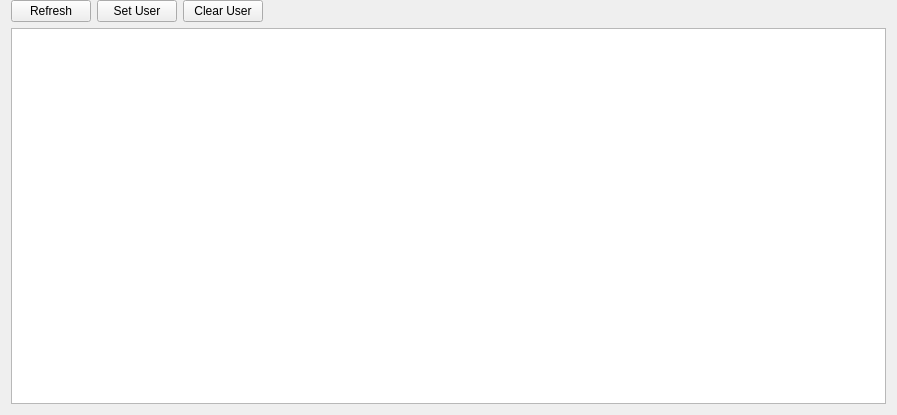
<?xml version="1.0" encoding="UTF-8"?>
<ui version="4.0">
 <class>NeighborHostStackPage</class>
 <widget class="QWidget" name="NeighborHostStackPage">
  <property name="geometry">
   <rect>
    <x>0</x>
    <y>0</y>
    <width>897</width>
    <height>415</height>
   </rect>
  </property>
  <property name="windowTitle">
   <string>Form</string>
  </property>
  <layout class="QVBoxLayout" name="verticalLayout_2">
   <property name="topMargin">
    <number>0</number>
   </property>
   <item>
    <layout class="QVBoxLayout" name="verticalLayout" stretch="0,0">
     <item>
      <layout class="QHBoxLayout" name="horizontalLayout">
       <item>
        <widget class="QPushButton" name="btnRefresh">
         <property name="text">
          <string>Refresh</string>
         </property>
        </widget>
       </item>
       <item>
        <widget class="QPushButton" name="btnSetUser">
         <property name="text">
          <string>Set User</string>
         </property>
        </widget>
       </item>
       <item>
        <widget class="QPushButton" name="btnClearUser">
         <property name="text">
          <string>Clear User</string>
         </property>
        </widget>
       </item>
       <item>
        <spacer name="horizontalSpacer">
         <property name="orientation">
          <enum>Qt::Horizontal</enum>
         </property>
         <property name="sizeHint" stdset="0">
          <size>
           <width>40</width>
           <height>20</height>
          </size>
         </property>
        </spacer>
       </item>
      </layout>
     </item>
     <item>
      <widget class="QTableWidget" name="tableWidget">
       <attribute name="horizontalHeaderVisible">
        <bool>false</bool>
       </attribute>
       <attribute name="verticalHeaderVisible">
        <bool>false</bool>
       </attribute>
      </widget>
     </item>
    </layout>
   </item>
  </layout>
 </widget>
 <resources/>
 <connections/>
</ui>
